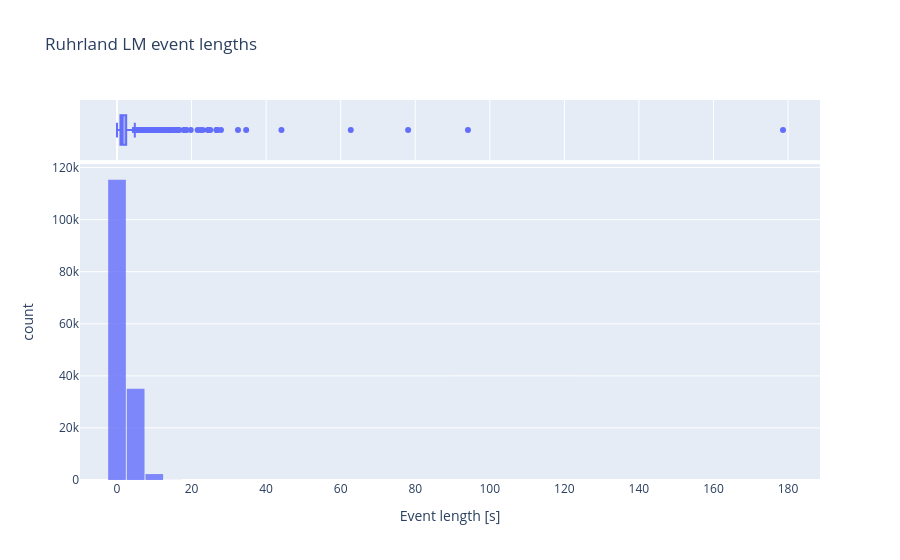

The cell this chart's notebook holds for it:
### Code cell
import pandas as pd
import plotly.express as px
from IPython.display import display
from tqdm.auto import tqdm

from sleepwalker.datasets.Ruhrlandklinik import Ruhrlandklinik
from sleepwalker.datasets.utils import get_edf_files_in_repo


def collect_event_lengths(dataset, edf_files, labels, extra=False, max_patients=None, desc=None):
    rows = []
    iterator = edf_files if max_patients is None else edf_files[:max_patients]
    iterator = tqdm(iterator, desc=desc or f"Scanning events ({'extra' if extra else 'main'})")

    for edf_path in iterator:
        event_df = dataset.get_extra_event_df(edf_path, pd.Timestamp("1970-01-01")) if extra else dataset.get_event_df(edf_path, pd.Timestamp("1970-01-01"))
        if event_df is None or len(event_df) == 0:
            continue

        current = event_df[event_df["Label"].isin(labels)].copy()
        if len(current) == 0:
            continue

        if "Duration" in current.columns:
            duration_seconds = pd.to_numeric(current["Duration"], errors="coerce")
        else:
            duration_seconds = pd.Series(index=current.index, dtype=float)

        missing_duration = duration_seconds.isna()
        if missing_duration.any():
            duration_seconds.loc[missing_duration] = (
                current.loc[missing_duration, "Endtime"] - current.loc[missing_duration, "Starttime"]
            ).dt.total_seconds()

        current = current.assign(duration_seconds=duration_seconds).dropna(subset=["duration_seconds"])
        if len(current) == 0:
            continue

        rows.append(current[["Label", "duration_seconds"]])

    if len(rows) == 0:
        return pd.DataFrame(columns=["Label", "duration_seconds"])

    return pd.concat(rows, axis=0, ignore_index=True)


def summarize_event_lengths(all_events):
    if len(all_events) == 0:
        return pd.DataFrame(columns=["count", "mean_seconds", "min_seconds", "max_seconds", "mean", "min", "max"])

    summary = all_events.groupby("Label")["duration_seconds"].agg(["count", "mean", "min", "max"])
    summary = summary.rename(columns={
        "mean": "mean_seconds",
        "min": "min_seconds",
        "max": "max_seconds",
    })
    summary["mean"] = pd.to_timedelta(summary["mean_seconds"], unit="s")
    summary["min"] = pd.to_timedelta(summary["min_seconds"], unit="s")
    summary["max"] = pd.to_timedelta(summary["max_seconds"], unit="s")
    return summary.sort_values("count", ascending=False)


def plot_event_length_histogram(all_events, bins=50, title=None):
    if len(all_events) == 0:
        print("No matching events found.")
        return

    fig = px.histogram(
        all_events,
        x="duration_seconds",
        nbins=bins,
        color="Label" if all_events["Label"].nunique() > 1 else None,
        marginal="box",
        opacity=0.8,
        title=title or "Event length histogram",
        labels={"duration_seconds": "Event length [s]", "count": "Occurrences"},
    )
    fig.update_layout(bargap=0.05)
    fig.show()


ruhrland = Ruhrlandklinik(
    channels=[],
    sample_frequency=1,
    event_mapping={"LM": "lm"},
    remove_unmapped_events=False,
)
ruhrland_files = get_edf_files_in_repo("/raid/sleepwalker/ruhrlandklinik/raw/train-test-2023", recursive=True)
lm_events = collect_event_lengths(ruhrland, ruhrland_files, labels=["lm"], desc="Scanning Ruhrland LM events")
display(summarize_event_lengths(lm_events))
plot_event_length_histogram(lm_events, bins=60, title="Ruhrland LM event lengths")

### Figure 1 — Plotly figure (JSON) as saved in the notebook; plotly's stock layout.template omitted (floating-point values rounded to 4 significant figures; data arrays with more than 128 entries replaced by an {"elided": "..."} marker saying what was removed)
{"data": [{"bingroup": "x", "hovertemplate": "Event length [s]=%{x}<br>count=%{y}<extra></extra>", "legendgroup": "", "marker": {"color": "#636efa", "opacity": 0.8, "pattern": {"shape": ""}}, "name": "", "nbinsx": 60, "orientation": "v", "showlegend": false, "type": "histogram", "x": {"elided": "152726 float values"}, "xaxis": "x", "yaxis": "y"}, {"hovertemplate": "Event length [s]=%{x}<extra></extra>", "legendgroup": "", "marker": {"color": "#636efa"}, "name": "", "notched": true, "showlegend": false, "type": "box", "x": {"elided": "152726 float values"}, "xaxis": "x2", "yaxis": "y2"}], "layout": {"bargap": 0.05, "barmode": "relative", "legend": {"tracegroupgap": 0}, "title": {"text": "Ruhrland LM event lengths"}, "xaxis": {"anchor": "y", "domain": [0, 1], "title": {"text": "Event length [s]"}}, "xaxis2": {"anchor": "y2", "domain": [0, 1], "matches": "x", "showgrid": true, "showticklabels": false}, "yaxis": {"anchor": "x", "domain": [0, 0.8316], "title": {"text": "count"}}, "yaxis2": {"anchor": "x2", "domain": [0.8416, 1], "matches": "y2", "showgrid": false, "showline": false, "showticklabels": false, "ticks": ""}}}
